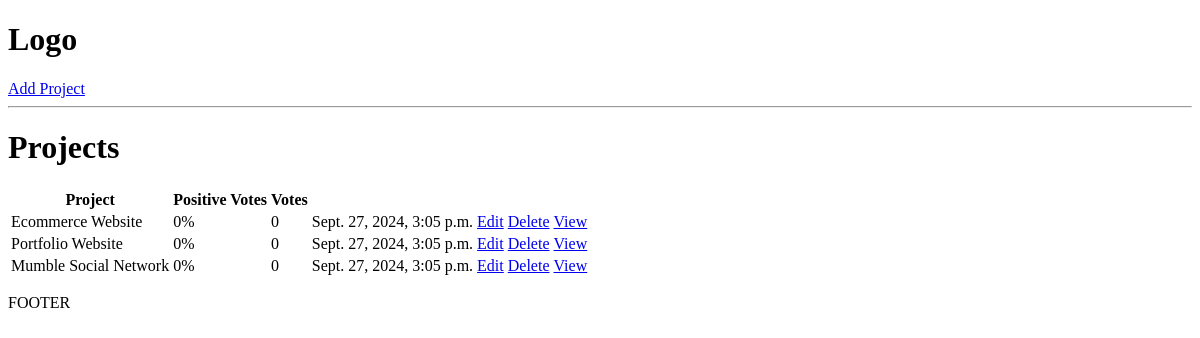
Before: / with the older database file.
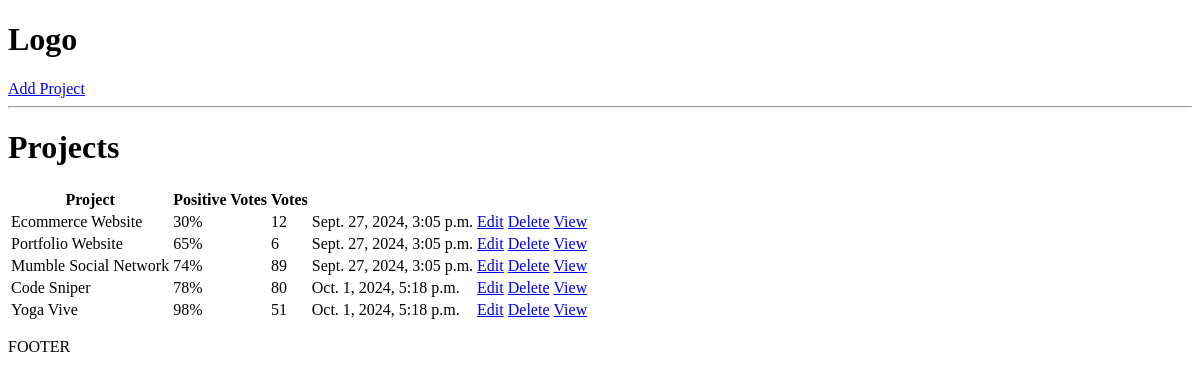
After: the same page with the newer database file.
### projects/models.py (models this page shows, shortened)
class Project(models.Model):
    title = models.CharField(max_length=200)
    description = models.TextField(null=True, blank=True)
    demo_link = models.CharField(max_length=2000, null=True, blank=True)
    source_link = models.CharField(max_length=2000, null=True, blank=True)
    tags = models.ManyToManyField('Tag', blank=True)
    vote_total = models.IntegerField(default=0, null=True, blank=True)
    vote_ratio = models.IntegerField(default=0, null=True, blank=True)
    created = models.DateTimeField(auto_now_add=True)
    id = models.UUIDField(default=uuid.uuid4, unique=True,
                          primary_key=True, editable=False)

### projects/views.py (the view)
# urls.py: path('', include('projects.urls'))
def projects(request):
    projects = Project.objects.all()
    context = {'projects': projects}
    return render(request, 'projects/projects.html', context)

### projects/templates/projects/projects.html
{% extends 'main.html' %}
{% block content %}
<h1>Projects</h1>
<table>
    <tr>
        <th>Project</th>
        <th>Positive Votes</th>
        <th>Votes</th>
        <th></th>
        <th></th>
    </tr>
    {% for project in projects %}
    <tr>
        <td>{{project.title}}</td>
        <td>{{project.vote_ratio}}%</td>
        <td>{{project.vote_total}}</td>
        <td>{{project.created}}</td>
        <td><a href="{% url 'update-project' project.id %}"> Edit</a></td>
        <td><a href="{% url 'delete-project' project.id %}"> Delete</a></td>
        <td><a href="{% url 'project' project.id %}"> View</a></td>
    </tr>
    {% endfor %}
</table>
{% endblock content %}

### templates/main.html (shortened to what this page needs)
<!DOCTYPE html>
<html lang="en">
<head>
</head>
<body>
    {% include 'navbar.html' %}
    {% block content %}
    {% endblock content %}
    <p>FOOTER</p>
</body>
</html>

### templates/navbar.html
<h1>Logo</h1>
<a href="{% url 'create-project' %}">Add Project</a>
<hr>

Changed rows visible on the page:
changed Project "Ecommerce Website": vote_ratio "0" → "30"; vote_total "0" → "12"
changed Project "Portfolio Website": vote_ratio "0" → "65"; vote_total "0" → "6"
changed Project "Mumble Social Network": vote_ratio "0" → "74"; vote_total "0" → "89"
added Project: title "Code Sniper", vote_ratio "78", vote_total "80", created "Oct. 1, 2024, 5:18 p.m."
added Project: title "Yoga Vive", vote_ratio "98", vote_total "51", created "Oct. 1, 2024, 5:18 p.m."
